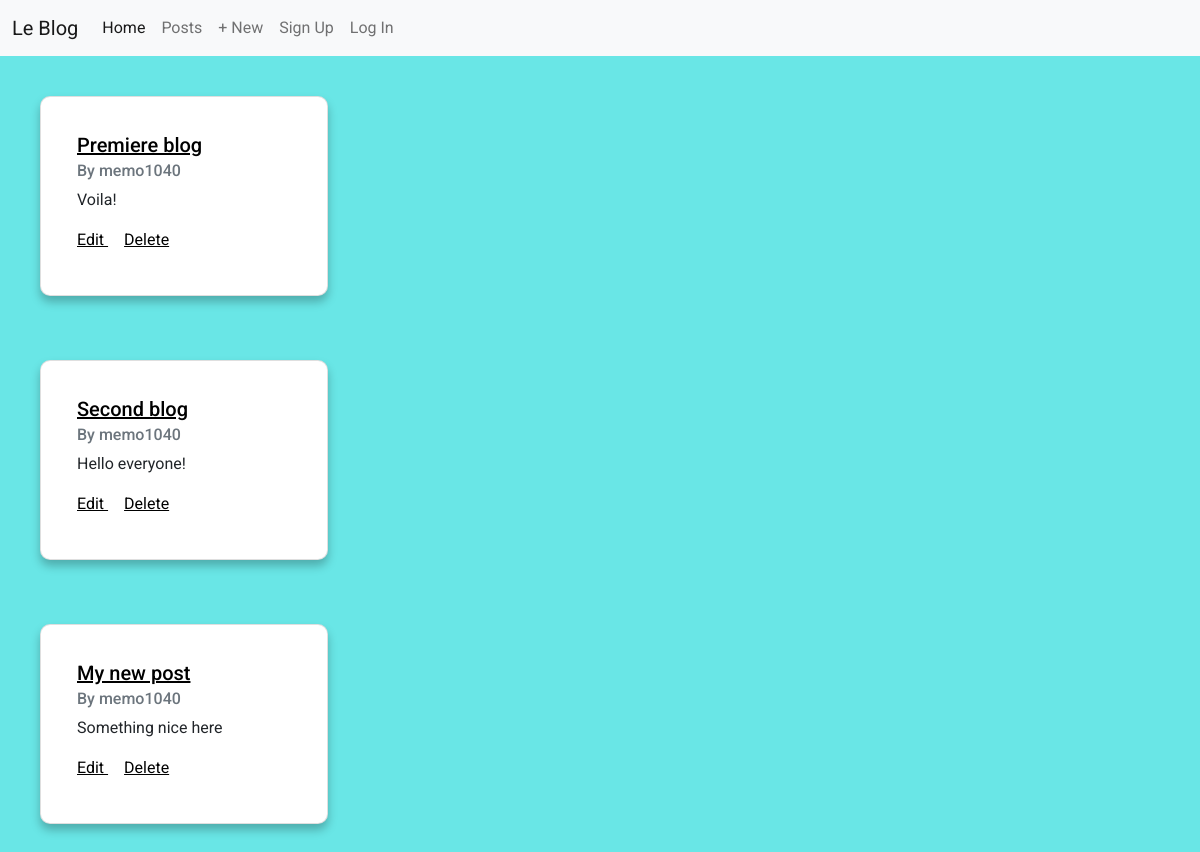
/blog/, run on an earlier commit of the app's database.
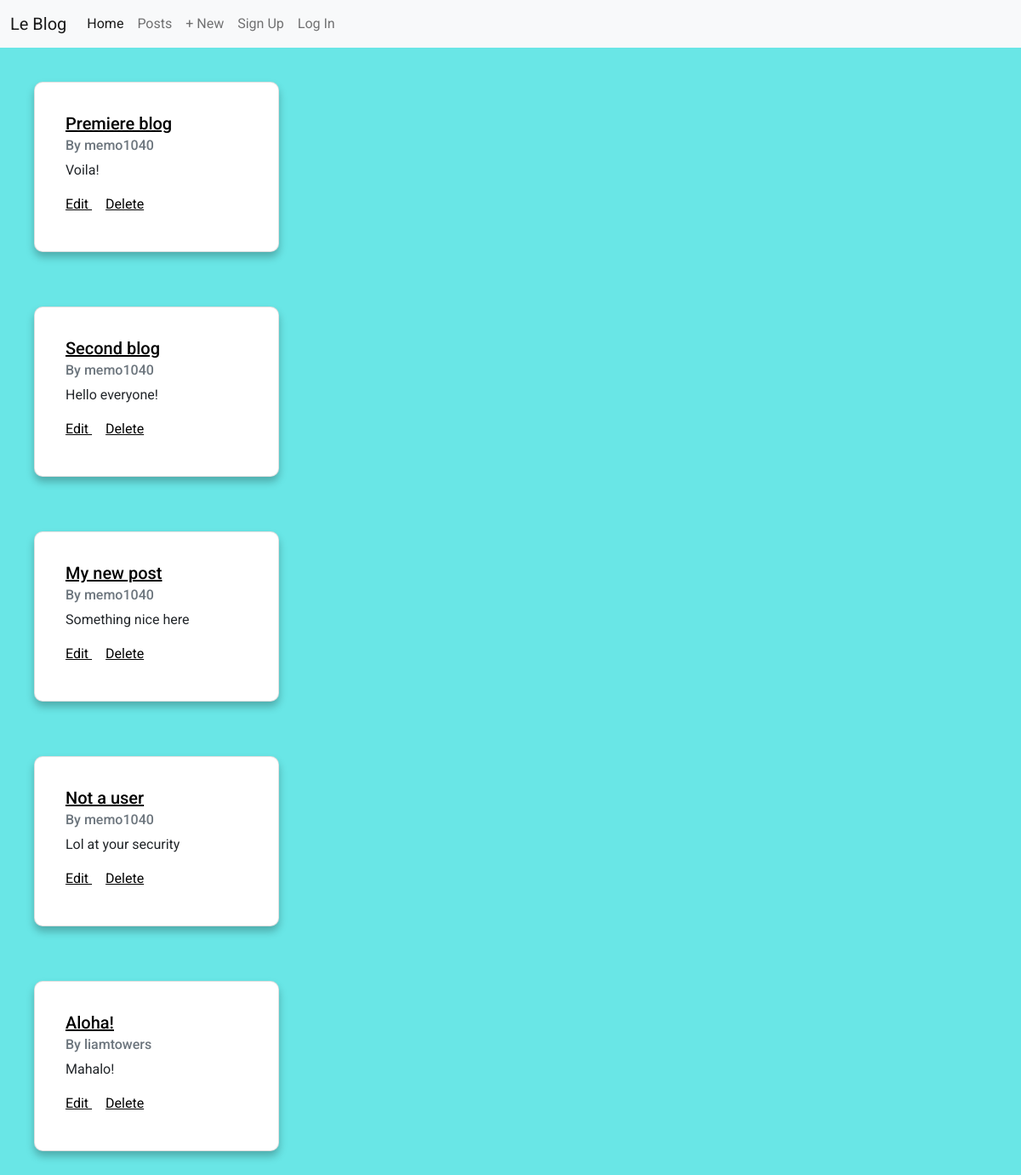
And on a later commit of the database.
### blog/models.py (models this page shows, shortened)
class Post(models.Model):
    title = models.CharField(max_length=200)
    body = models.TextField()
    author = models.ForeignKey(
        'auth.User',
        on_delete = models.CASCADE
    )

### blog/views.py (the view)
# urls.py: path('blog/', BlogListView.as_view(), name='blog_list'),
class BlogListView(ListView):
    model = Post
    template_name = "blog_list.html"

### templates/blog_list.html (shortened to what this page needs)
{% extends 'base.html' %}
{% block content %}
    <div>
        {% for post in post_list %}
        <div class="card" style="width: 18rem;">
            <div class="card-body">
                <h5 class="card-title">
                    <a href="{% url 'blog_detail' post.id %}">
                        {{post.title }}
                    </a>
                </h5>
                <h6 class="card-subtitle mb-2 text-muted">By {{ post.author }}</h6>
                <p class="card-text">{{ post.body|truncatechars:50 }}</p>
                <a href="{% url 'blog_edit' post.id %}" class="card-link">
                    Edit
                </a>
                <a href="{% url 'blog_delete' post.id %}" class="card-link">
                    Delete
                </a>
            </div>
        </div><br />
        {% endfor %}
    </div>
{% endblock content %}

### templates/base.html (shortened to what this page needs)
{% load static %}
<!DOCTYPE html>
<html lang="en">
<head>
    <link
    href="https://cdn.jsdelivr.net/npm/bootstrap@5.1.3/dist/css/bootstrap.min.css"
    rel="stylesheet"
>
    <link rel="stylesheet" href="{% static 'css/base.css' %}">
</head>
<body>
    <nav class="navbar navbar-expand-lg navbar-light bg-light">
        <div class="container-fluid">
            <a class="navbar-brand" href="{% url 'home' %}">Le Blog</a>
            <div class="collapse navbar-collapse" id="navbarNav">
            <ul class="navbar-nav">
                <li class="nav-item">
                    <a class="nav-link active"
                        aria-current="page" href="{% url 'home' %}">
                        Home
                    </a>
                </li>
                <li class="nav-item">
                    <a class="nav-link" href="{% url 'blog_list' %}">Posts</a>
                </li>
                <li class="nav-item">
                    <a class="nav-link" href="{% url 'blog_new' %}">+ New</a>
                </li>
                {% if user.is_authenticated %}
                    <li class="nav-item">
                        <a class="nav-link" href="{% url 'password_change' %}">Change password</a>
                    </li>
                    <li class="nav-item">
                        <a class="nav-link" href="{% url 'logout' %}">Log Out</a>
                    </li>
                {% else %}
                    <li class="nav-item">
                        <a class="nav-link" href="{% url 'signup' %}">Sign Up</a>
                    </li>
                    <li class="nav-item">
                        <a class="nav-link" href="{% url 'login' %}">Log In</a>
                    </li>
                {% endif %}
            </ul>
            </div>
        </div>
        </nav>
    <div style="margin: 10px; padding: 10px;">
        {% block content %}
        {% endblock content %}
    </div>
</body>
</html>

### static/css/base.css (style rules this page uses)
body { font-family: 'Roboto', sans-serif; background-color: rgb(105, 230, 230); }
a { color: black; }
.card { margin: 20px; padding: 20px; width: 500px; min-height: 200px; display: grid; grid-template-rows: 20px 50px 1fr 50px; border-radius: 10px; box-shadow: 0px 6px 10px rgba(0, 0, 0, 0.25); transition: all 0.2s; }

What changed in the data, as far as the page shows it:
added Post: title "Not a user", author "memo1040", body "Lol at your security"
added Post: title "Aloha!", author "liamtowers", body "Mahalo!"
